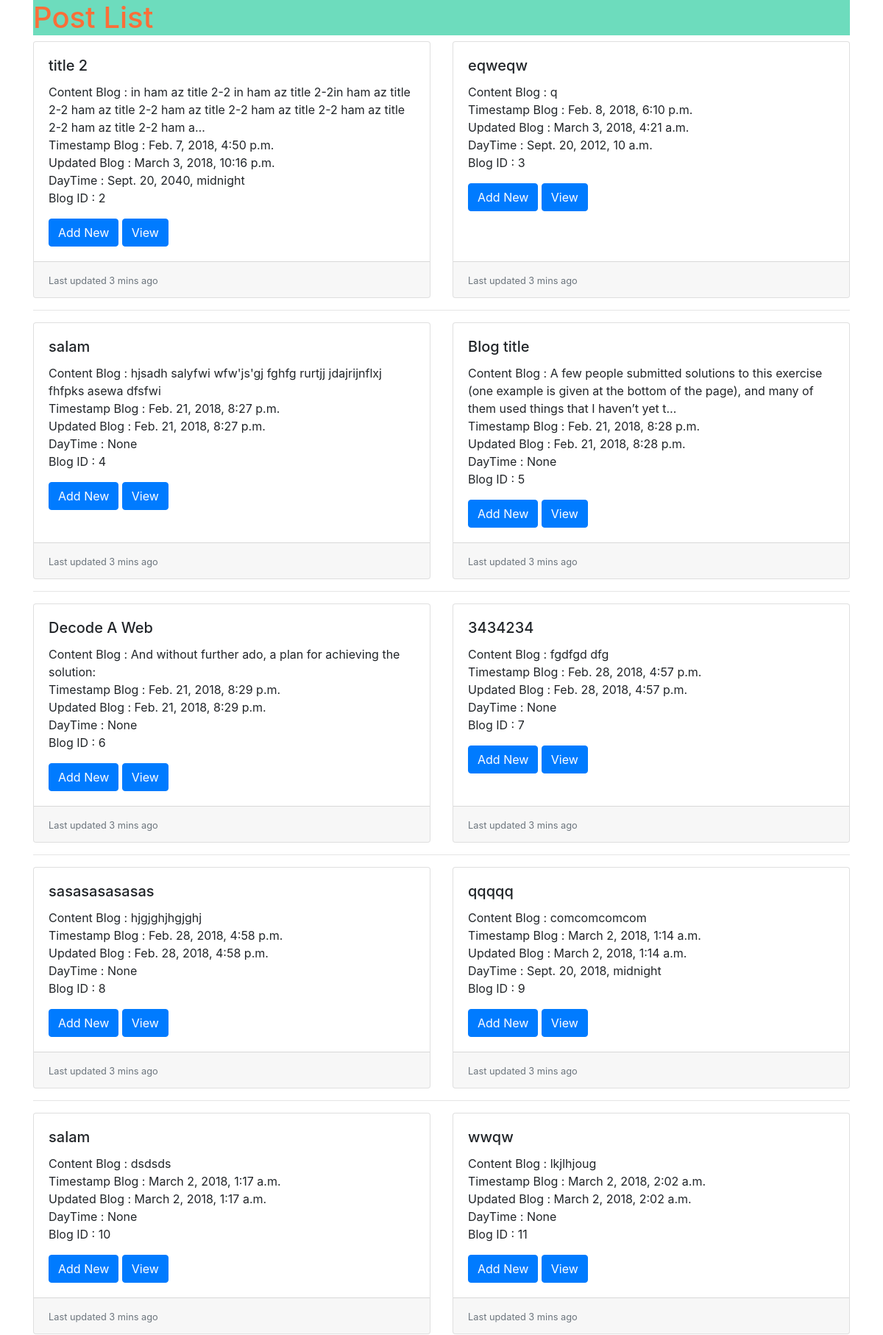
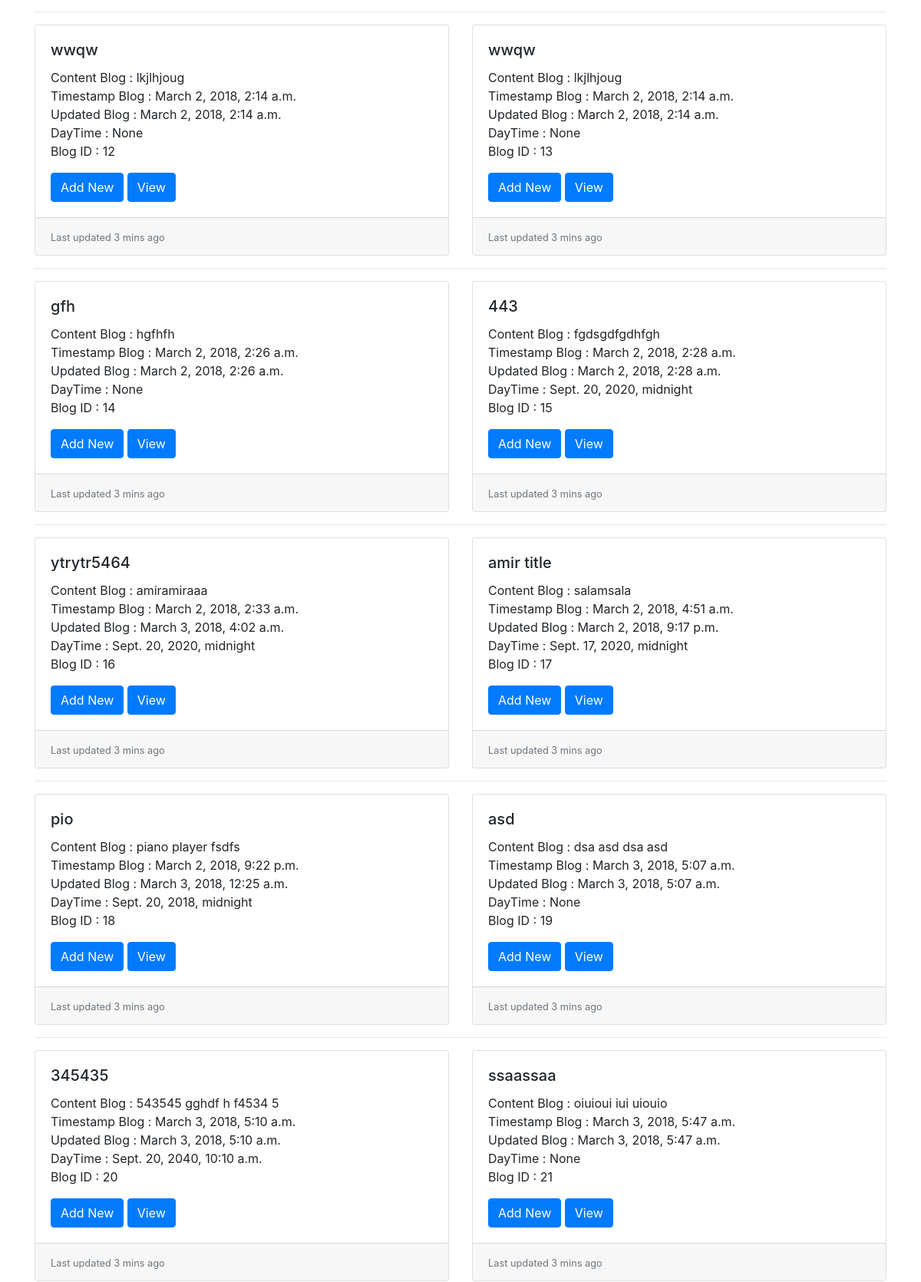
/posts/ (upper part), run on the app's committed database (2 pictures, top to bottom).
### posts/models.py (models this page shows, shortened)
class Post(models.Model):
    title = models.CharField(max_length=120)
    content = models.TextField()
    updated = models.DateTimeField(auto_now=True, auto_now_add=False)
    timestamp = models.DateTimeField(auto_now=False, auto_now_add=True)
    dayTime = models.DateTimeField(default=None,blank=True,null=True)
    def get_absolute_url(self):
        return reverse("posts:detail",kwargs={"id":self.id})

### posts/views.py (the view)
# urls.py: path('', views.post_list, name="list"),
def post_list(request):
    querySet = Post.objects.all()
    context = {
        "object_list": querySet,
        "title": "Post List"
    }
    return render(request, "list.html", context)

### templates/list.html (shortened to what this page needs)
{% extends "base.html"  %}
{% block content %}
<h1>{{ title }}</h1>
<div class="card-deck">
{% for object in object_list %}
      <div class="card">
          <div class="card-body">
            <h5 class="card-title"> {{ object.title }} </h5>
            <p class="card-text">
                Content Blog : {{ object.content | truncatechars:150 }}<br />
                Timestamp Blog : {{ object.timestamp }}<br />
                Updated Blog : {{ object.updated }}<br />
                DayTime : {{ object.dayTime }}<br />
                Blog ID : {{ object.id }}<br />
            </p>
            <a href="{% url "posts:create" %}" class="btn btn-primary">Add New</a>
            <a href="{{ object.get_absolute_url }}" class="btn btn-primary"> View </a>
          </div>
          <div class="card-footer">
          <small class="text-muted">Last updated 3 mins ago</small>
    </div>
    </div>
{% cycle "" "<div class='col-12'><hr /></div></div><div class='card-deck'>"  %}
{% endfor %}
{% endblock content %}

### static/posts/css/style.css (style rules this page uses)
h1 { color: #ffd052; }

### static/css/base.css (style rules this page uses)
h1 { background-color: #6DDCBD; color: #fb6e38; }

### data on the page
Post: title "title 2", content "in ham az title 2-2 in ham az title 2-2in ham az title 2-2 ham az title 2-2 ham az title 2-2 ham az title 2-2 ham az title 2-2 ham az title 2-2 ham a…", timestamp "Feb. 7, 2018, 4:50 p.m.", updated "March 3, 2018, 10:16 p.m.", dayTime "Sept. 20, 2040, midnight", id "2"
Post: title "eqweqw", content "q", timestamp "Feb. 8, 2018, 6:10 p.m.", updated "March 3, 2018, 4:21 a.m.", dayTime "Sept. 20, 2012, 10 a.m.", id "3"
Post: title "salam", content "hjsadh salyfwi wfw'js'gj fghfg rurtjj jdajrijnflxj fhfpks asewa dfsfwi", timestamp "Feb. 21, 2018, 8:27 p.m.", updated "Feb. 21, 2018, 8:27 p.m.", dayTime "None", id "4"
Post: title "Blog title", content "A few people submitted solutions to this exercise (one example is given at the bottom of the page), and many of them used things that I haven’t yet t…", timestamp "Feb. 21, 2018, 8:28 p.m.", updated "Feb. 21, 2018, 8:28 p.m.", dayTime "None", id "5"
Post: title "Decode A Web", content "And without further ado, a plan for achieving the solution:", timestamp "Feb. 21, 2018, 8:29 p.m.", updated "Feb. 21, 2018, 8:29 p.m.", dayTime "None", id "6"
Post: title "3434234", content "fgdfgd dfg", timestamp "Feb. 28, 2018, 4:57 p.m.", updated "Feb. 28, 2018, 4:57 p.m.", dayTime "None", id "7"
Post: title "sasasasasasas", content "hjgjghjhgjghj", timestamp "Feb. 28, 2018, 4:58 p.m.", updated "Feb. 28, 2018, 4:58 p.m.", dayTime "None", id "8"
Post: title "qqqqq", content "comcomcomcom", timestamp "March 2, 2018, 1:14 a.m.", updated "March 2, 2018, 1:14 a.m.", dayTime "Sept. 20, 2018, midnight", id "9"
Post: title "salam", content "dsdsds", timestamp "March 2, 2018, 1:17 a.m.", updated "March 2, 2018, 1:17 a.m.", dayTime "None", id "10"
Post: title "wwqw", content "lkjlhjoug", timestamp "March 2, 2018, 2:02 a.m.", updated "March 2, 2018, 2:02 a.m.", dayTime "None", id "11"
Post: title "wwqw", content "lkjlhjoug", timestamp "March 2, 2018, 2:14 a.m.", updated "March 2, 2018, 2:14 a.m.", dayTime "None", id "12"
Post: title "wwqw", content "lkjlhjoug", timestamp "March 2, 2018, 2:14 a.m.", updated "March 2, 2018, 2:14 a.m.", dayTime "None", id "13"
Post: title "gfh", content "hgfhfh", timestamp "March 2, 2018, 2:26 a.m.", updated "March 2, 2018, 2:26 a.m.", dayTime "None", id "14"
Post: title "443", content "fgdsgdfgdhfgh", timestamp "March 2, 2018, 2:28 a.m.", updated "March 2, 2018, 2:28 a.m.", dayTime "Sept. 20, 2020, midnight", id "15"
Post: title "ytrytr5464", content "amiramiraaa", timestamp "March 2, 2018, 2:33 a.m.", updated "March 3, 2018, 4:02 a.m.", dayTime "Sept. 20, 2020, midnight", id "16"
Post: title "amir title", content "salamsala", timestamp "March 2, 2018, 4:51 a.m.", updated "March 2, 2018, 9:17 p.m.", dayTime "Sept. 17, 2020, midnight", id "17"
Post: title "pio", content "piano player fsdfs", timestamp "March 2, 2018, 9:22 p.m.", updated "March 3, 2018, 12:25 a.m.", dayTime "Sept. 20, 2018, midnight", id "18"
Post: title "asd", content "dsa asd dsa asd", timestamp "March 3, 2018, 5:07 a.m.", updated "March 3, 2018, 5:07 a.m.", dayTime "None", id "19"
Post: title "345435", content "543545 gghdf h f4534 5", timestamp "March 3, 2018, 5:10 a.m.", updated "March 3, 2018, 5:10 a.m.", dayTime "Sept. 20, 2040, 10:10 a.m.", id "20"
Post: title "ssaassaa", content "oiuioui iui uiouio", timestamp "March 3, 2018, 5:47 a.m.", updated "March 3, 2018, 5:47 a.m.", dayTime "None", id "21"

### other printed values
{{ title }} "Post List"
